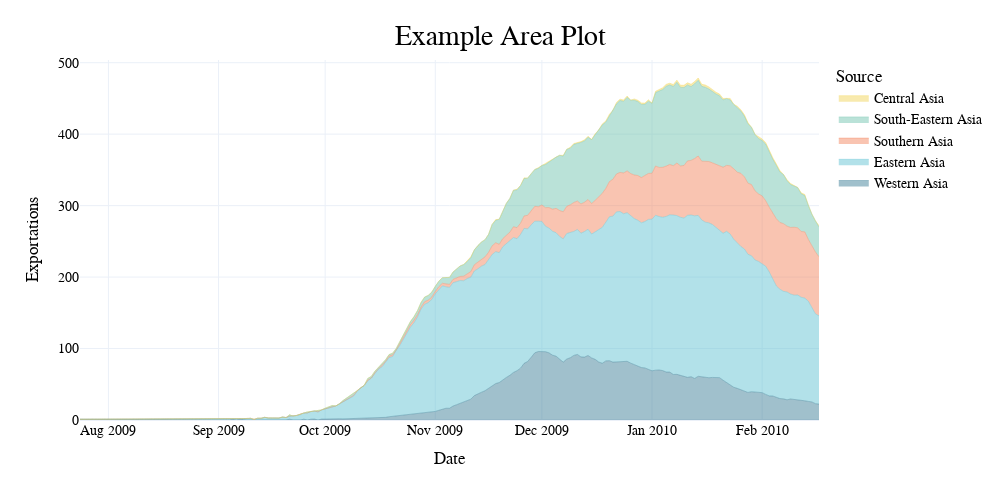

Notebook cell for this chart:
### Code cell
fig.update_layout(width=1000, height=500)
fig.show()

### Figure 1 — Plotly figure (JSON) as saved in the notebook; plotly's stock layout.template omitted (floating-point values rounded to 4 significant figures; data arrays with more than 128 entries replaced by an {"elided": "..."} marker saying what was removed)
{"data": [{"fillpattern": {"shape": ""}, "hovertemplate": "source=Western Asia<br>date=%{x}<br>rolling_importations=%{y}<extra></extra>", "legendgroup": "Western Asia", "line": {"color": "#428299", "width": 0.4}, "marker": {"symbol": "circle"}, "mode": "lines", "name": "Western Asia", "orientation": "v", "showlegend": true, "stackgroup": "1", "type": "scatter", "x": {"elided": "150 str values"}, "xaxis": "x", "y": {"elided": "150 float values"}, "yaxis": "y"}, {"fillpattern": {"shape": ""}, "hovertemplate": "source=Eastern Asia<br>date=%{x}<br>rolling_importations=%{y}<extra></extra>", "legendgroup": "Eastern Asia", "line": {"color": "#67C4D3", "width": 0.4}, "marker": {"symbol": "circle"}, "mode": "lines", "name": "Eastern Asia", "orientation": "v", "showlegend": true, "stackgroup": "1", "type": "scatter", "x": {"elided": "170 str values"}, "xaxis": "x", "y": {"elided": "170 float values"}, "yaxis": "y"}, {"fillpattern": {"shape": ""}, "hovertemplate": "source=Southern Asia<br>date=%{x}<br>rolling_importations=%{y}<extra></extra>", "legendgroup": "Southern Asia", "line": {"color": "#F48A64", "width": 0.4}, "marker": {"symbol": "circle"}, "mode": "lines", "name": "Southern Asia", "orientation": "v", "showlegend": true, "stackgroup": "1", "type": "scatter", "x": {"elided": "130 str values"}, "xaxis": "x", "y": {"elided": "130 float values"}, "yaxis": "y"}, {"fillpattern": {"shape": ""}, "hovertemplate": "source=South-Eastern Asia<br>date=%{x}<br>rolling_importations=%{y}<extra></extra>", "legendgroup": "South-Eastern Asia", "line": {"color": "#77C6B1", "width": 0.4}, "marker": {"symbol": "circle"}, "mode": "lines", "name": "South-Eastern Asia", "orientation": "v", "showlegend": true, "stackgroup": "1", "type": "scatter", "x": {"elided": "138 str values"}, "xaxis": "x", "y": {"elided": "138 float values"}, "yaxis": "y"}, {"fillpattern": {"shape": ""}, "hovertemplate": "source=Central Asia<br>date=%{x}<br>rolling_importations=%{y}<extra></extra>", "legendgroup": "Central Asia", "line": {"color": "#F2D65F", "width": 0.4}, "marker": {"symbol": "circle"}, "mode": "lines", "name": "Central Asia", "orientation": "v", "showlegend": true, "stackgroup": "1", "type": "scatter", "x": ["2009-11-10", "2009-11-11", "2009-11-18", "2009-11-20", "2009-11-24", "2009-11-26", "2009-11-30", "2009-12-02", "2009-12-03", "2009-12-07", "2009-12-09", "2009-12-10", "2009-12-11", "2009-12-12", "2009-12-13", "2009-12-14", "2009-12-16", "2009-12-18", "2009-12-19", "2009-12-20", "2009-12-22", "2009-12-23", "2009-12-24", "2009-12-25", "2009-12-27", "2009-12-28", "2009-12-29", "2009-12-30", "2009-12-31", "2010-01-02", "2010-01-03", "2010-01-04", "2010-01-05", "2010-01-06", "2010-01-07", "2010-01-08", "2010-01-09", "2010-01-10", "2010-01-11", "2010-01-12", "2010-01-13", "2010-01-14", "2010-01-15", "2010-01-16", "2010-01-17", "2010-01-18", "2010-01-19", "2010-01-20", "2010-01-21", "2010-01-23", "2010-01-25", "2010-01-26", "2010-01-27", "2010-01-28", "2010-01-31", "2010-02-01", "2010-02-02", "2010-02-03", "2010-02-04", "2010-02-05", "2010-02-06", "2010-02-08", "2010-02-09", "2010-02-12", "2010-02-13", "2010-02-17"], "xaxis": "x", "y": [1, 1, 1, 1, 1, 1, 1, 1, 1, 1, 1.143, 1.143, 1.143, 1.143, 1.286, 1.429, 1.429, 1.286, 1.429, 1.571, 2, 1.857, 1.857, 1.857, 1.857, 1.714, 2.143, 1.714, 2, 1.857, 1.857, 2.429, 2.714, 2.429, 2.714, 3, 3, 3.286, 3, 3.286, 3.143, 3.143, 2.857, 3.143, 3, 2.857, 2.571, 2.429, 2.143, 2.143, 1.857, 1.857, 1.857, 1.714, 2.286, 2.286, 2, 2.143, 2, 1.857, 2, 1.429, 1.429, 1.429, 1.429, 1.714], "yaxis": "y"}], "layout": {"height": 500, "legend": {"title": {"text": "Source"}, "tracegroupgap": 0, "traceorder": "reversed"}, "margin": {"t": 60}, "title": {"text": "Example Area Plot"}, "width": 1000, "xaxis": {"anchor": "y", "autorange": true, "domain": [0, 1], "range": ["2009-07-24", "2010-02-17"], "title": {"text": "Date"}, "type": "date"}, "yaxis": {"anchor": "x", "autorange": true, "domain": [0, 1], "range": [0, 503.8], "title": {"text": "Exportations"}, "type": "linear"}}}
